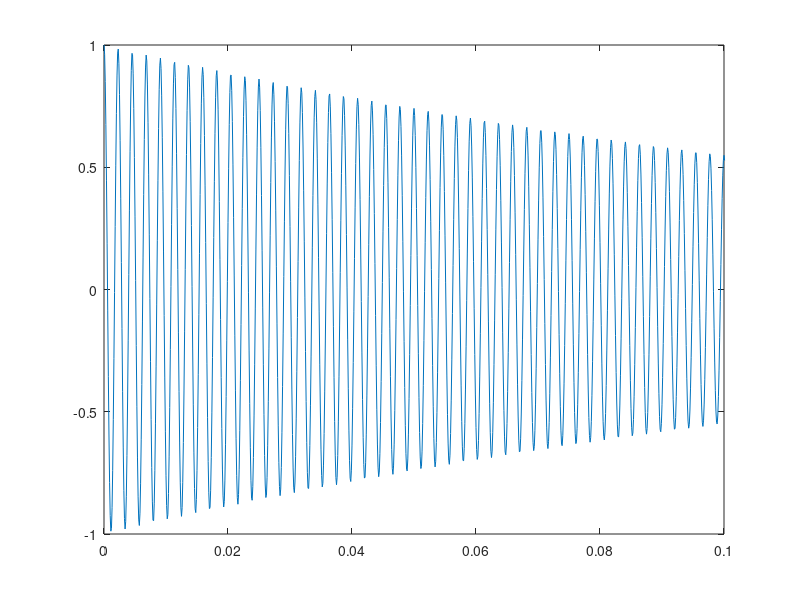

MATLAB code for this plot:
t = 0:0.0001:3;
% a = 1;
a = 2;
% a = 3;
x3 = exp(-(a ^ 2 + 2) * t) .* cos(2 * pi * 440 * t); 
plot(t, x3);
xlim([0 0.1]);
soundsc(x3);